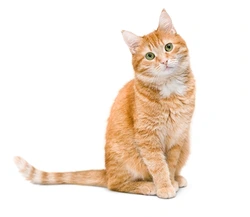
#> input picture 6 sem/cv/3/cat.jpg, 250 x 217 px, found by its file name
$ python task1.py
#> lines starting #> are read from the running program, lines starting #| are printed output that depends on the picture; after the words box and inside, x2 and y2 are one past the last pixel; in counts of white or black regions, pixels touching at a corner belong together
import cv2
import matplotlib.pyplot as plt

def binarize_threshold_rgb(image_path, threshold_value):
#> called with threshold_value = 200
    img = cv2.imread(image_path)
#> img is the input picture: shape (217, 250, 3); mean B, G, R 224.6, 234.5, 245.4
    gray = cv2.cvtColor(img, cv2.COLOR_BGR2GRAY)
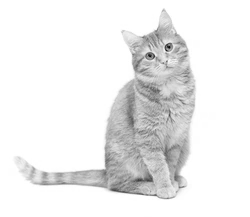
#> gray: shape (217, 250); min 6, max 255, mean 236.6
    _, thresh = cv2.threshold(gray, threshold_value, 255, cv2.THRESH_BINARY)
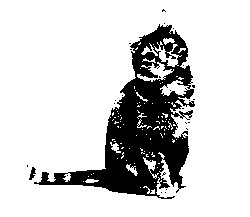
#> thresh: shape (217, 250); 81.8% white; 27 black regions (25 under 20 px), largest, box (x1, y1, x2, y2) and area: (34, 24, 195, 199) 9773, (29, 167, 36, 180) 48
    return thresh

def binarize_adaptive_threshold(image_path, blockSize, C):
#> called with blockSize = 11, C = 2
    img = cv2.imread(image_path)
    gray = cv2.cvtColor(img, cv2.COLOR_BGR2GRAY)
    thresh = cv2.adaptiveThreshold(gray, 255, cv2.ADAPTIVE_THRESH_GAUSSIAN_C, cv2.THRESH_BINARY, blockSize, C)
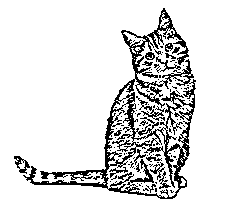
#> thresh: shape (217, 250); 88.2% white; black in thin lines or dots, all inside (x1, y1, x2, y2) = (14, 8, 196, 199)
    return thresh

# Load image
image_path = r'D:\Study\uni\university\6 sem\cv\3\cat.jpg'

# Apply global thresholding
global_thresh = binarize_threshold_rgb(image_path, 200)

# Apply adaptive thresholding
adaptive_thresh = binarize_adaptive_threshold(image_path, 11, 2)

# Display results
plt.figure(figsize=(15, 5))

plt.subplot(1, 3, 1)
plt.title('Оригинал')
img = cv2.imread(image_path, cv2.IMREAD_GRAYSCALE)
plt.imshow(img, cmap='gray')
plt.axis('off')

plt.subplot(1, 3, 2)
plt.title('cv2.threshold')
plt.imshow(global_thresh, cmap='gray')
plt.axis('off')

plt.subplot(1, 3, 3)
plt.title('cv2.adaptiveThreshold')
plt.imshow(adaptive_thresh, cmap='gray')
plt.axis('off')

plt.tight_layout()
plt.savefig('binarization_comparison.png')
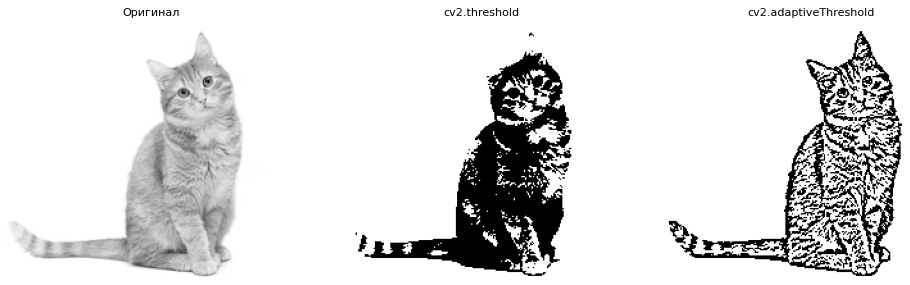
#> figure drawn by matplotlib, 3 panels
plt.show()

# Save results
cv2.imwrite('global_threshold.png', global_thresh)
cv2.imwrite('adaptive_threshold.png', adaptive_thresh)
